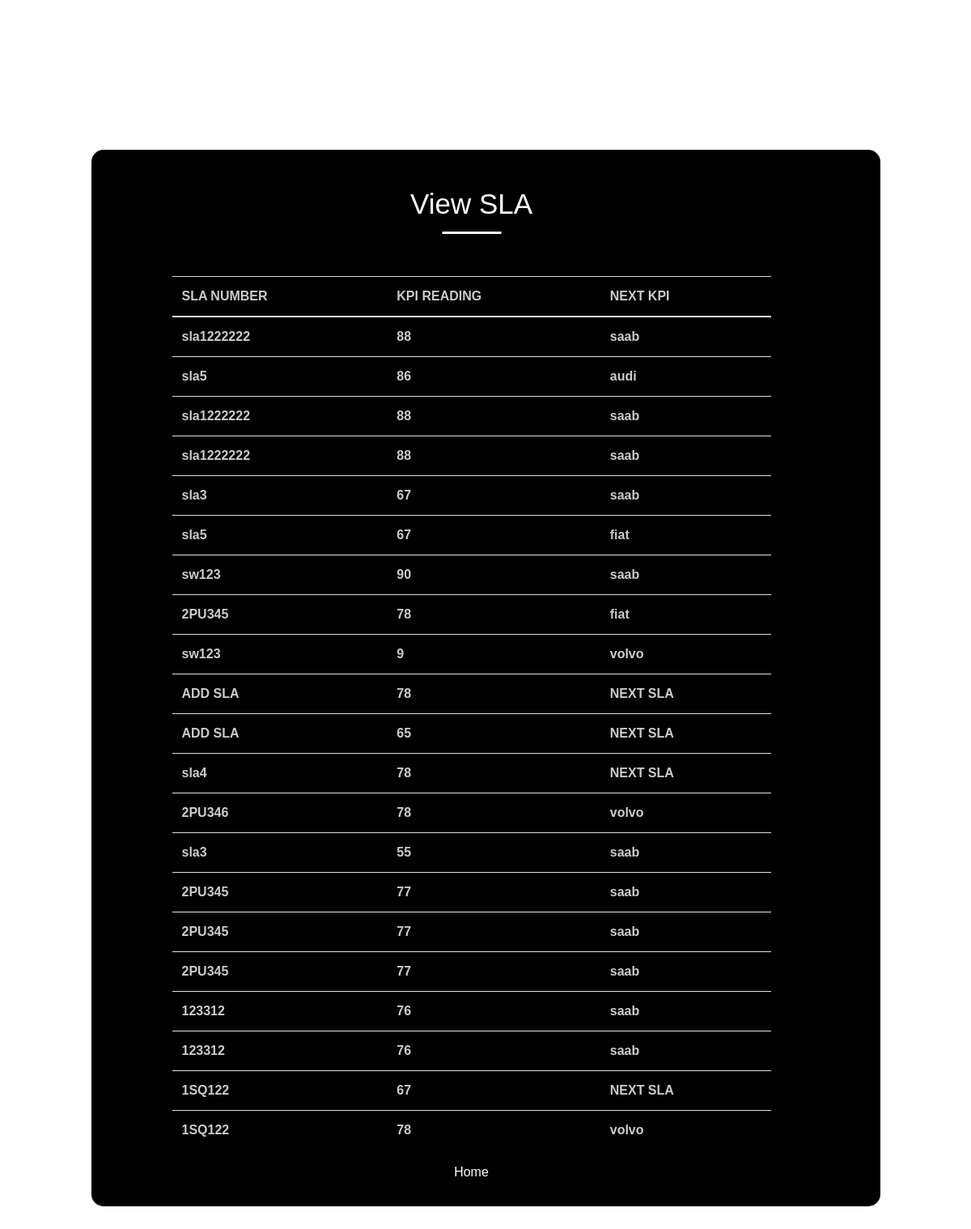
Page /customer/kpi_list on the committed database.
### customer/models.py (models this page shows)
class KPI(models.Model):
    sla_number = models.CharField(max_length=255)
    kpi_read = models.IntegerField()
    next_kpi = models.CharField(max_length=255)

### customer/views.py (the view)
# urls.py: path('kpi_list', views.KPIList.as_view(), name='kpi_list'),
class KPIList(ListView):
    model = KPI
    template_name = 'customer/viewKPI.html'
    def get_queryset(self):
        query = super().get_queryset()
        kpis = query.filter()
        return kpis

### customer/templates/customer/viewKPI.html (shortened to what this page needs)
<!DOCTYPE html>
<html>
{%load static%}
<head>
	<link rel="stylesheet" href="https://maxcdn.bootstrapcdn.com/bootstrap/4.3.1/css/bootstrap.min.css">
	<link rel="stylesheet" type="text/css" href="{% static 'css/nunito-font.css' %}">
	<link rel="stylesheet" href="{% static 'css/style.css' %}"/>
</head>
<body class="form-v9">
	<div class="page-content">
		<div class="form-v9-content" style="background-image: url('{% static 'add-SLA/colorlib-regform-35/images/7p.png' %}')">
			<form class="form-detail" action="#" method="post">
				<h2>View SLA</h2>
				<div class="container-fluids">
						<table class="table">
								<thead>
								 <tr>
									<th>SLA NUMBER</th>
									<th>KPI READING</th>
									<th>NEXT KPI</th>
								  </tr>
                                 {% for kpi in object_list %}
								  <tr>
									<td>{{kpi.sla_number }}</td>
                                      <td>{{ kpi.kpi_read }}</td>
									<td>{{ kpi.next_kpi }}</td>
								  </tr>
								  {% endfor %}
							  </table>
                <div class="text-center">
          <a style="color: #ffffff;font-size: medium" class="d-block small mt-3" href="{%url 'customer_home' %}">Home</a>
        </div>
							</div>
			</form>
		</div>
	</div>
					<p></p><br>
					<p></p><br>
</body>
</html>

### static/css/style.css (style rules this page uses)
body { margin: 0; }
.page-content { width: 100%; margin: 0 auto; background: #fffff; display: flex; display: -webkit-flex; justify-content: center; -o-justify-content: center; -ms-justify-content: center; -moz-justify-content: center; -webkit-justify-content: center; align-items: center; -o-align-items: center; -ms-align-items: center; -moz-align-items: center; -webkit-align-items: center; }
.form-v9-content { width: 975px; border-radius: 15px; -o-border-radius: 15px; -ms-border-radius: 15px; -moz-border-radius: 15px; -webkit-border-radius: 15px; margin: 185px 0; font-family: 'Nunito', sans-serif; color: #fff; font-weight: 700; font-size: 16px; position: relative; }
.form-v9-content .form-detail { padding: 30px 135px 30px 100px; position: relative; }
.form-v9-content .form-detail h2 { font-size: 35px; text-align: center; position: relative; padding: 16px 0 13px; margin-bottom: 55px; }
.form-v9-content .form-detail h2::after { background: #fff; width: 73px; height: 3px; content: ""; position: absolute; top: 100%; left: 50%; transform: translateX(-50%); -o-transform: translateX(-50%); -ms-transform: translateX(-50%); -moz-transform: translateX(-50%); -webkit-transform: translateX(-50%); }
.table { color: #ccc; }

### rows in the picture
KPI: sla_number "sla1222222", kpi_read "88", next_kpi "saab"
KPI: sla_number "sla5", kpi_read "86", next_kpi "audi"
KPI: sla_number "sla1222222", kpi_read "88", next_kpi "saab"
KPI: sla_number "sla1222222", kpi_read "88", next_kpi "saab"
KPI: sla_number "sla3", kpi_read "67", next_kpi "saab"
KPI: sla_number "sla5", kpi_read "67", next_kpi "fiat"
KPI: sla_number "sw123", kpi_read "90", next_kpi "saab"
KPI: sla_number "2PU345", kpi_read "78", next_kpi "fiat"
KPI: sla_number "sw123", kpi_read "9", next_kpi "volvo"
KPI: sla_number "ADD SLA", kpi_read "78", next_kpi "NEXT SLA"
KPI: sla_number "ADD SLA", kpi_read "65", next_kpi "NEXT SLA"
KPI: sla_number "sla4", kpi_read "78", next_kpi "NEXT SLA"
KPI: sla_number "2PU346", kpi_read "78", next_kpi "volvo"
KPI: sla_number "sla3", kpi_read "55", next_kpi "saab"
KPI: sla_number "2PU345", kpi_read "77", next_kpi "saab"
KPI: sla_number "2PU345", kpi_read "77", next_kpi "saab"
KPI: sla_number "2PU345", kpi_read "77", next_kpi "saab"
KPI: sla_number "123312", kpi_read "76", next_kpi "saab"
KPI: sla_number "123312", kpi_read "76", next_kpi "saab"
KPI: sla_number "1SQ122", kpi_read "67", next_kpi "NEXT SLA"
KPI: sla_number "1SQ122", kpi_read "78", next_kpi "volvo"
